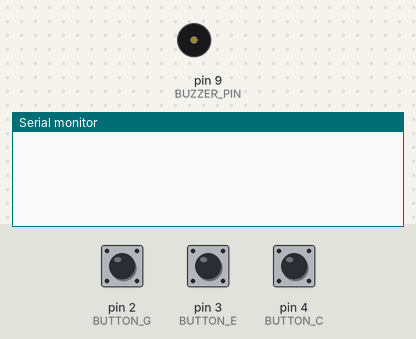
Bench run of a sketch on a simulated Arduino Uno, built with avr-gcc and run on an emulated ATmega328P. Parts: buzzer (waves = sounding, pin HIGH), the last lines printed to the serial monitor. The inputs (shaded band) are chosen by the test bench; at power-on: pin 2 (BUTTON_G) HIGH, pin 3 (BUTTON_E) HIGH, pin 4 (BUTTON_C) HIGH.

Above: at 1.2 s.
1.3 s: pin 2 (BUTTON_G) pulled LOW for 0.15 s
At 1.8 s:
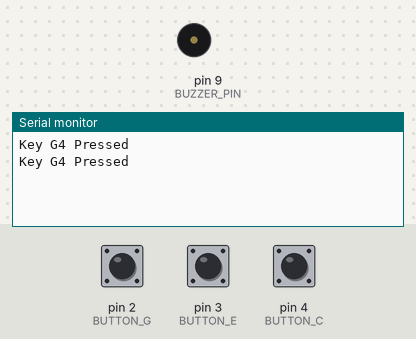
2.9 s: pin 3 (BUTTON_E) pulled LOW for 0.15 s
At 4.2 s:
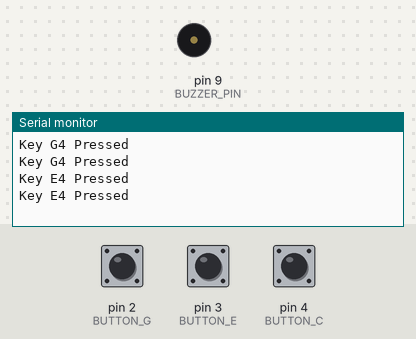
4.5 s: pin 4 (BUTTON_C) pulled LOW for 0.15 s
At 5.5 s:
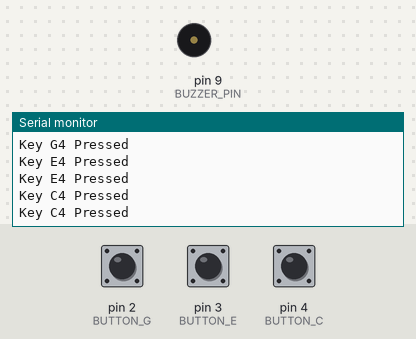

The sketch:

digital_piano.ino
```cpp
/*******************************************************************************
 * File Name:    digital_piano.ino
 * Course:       IoT & Embedded Systems Program (IIT Jammu Summer School 2026)
 * Author:       Apoorv Shivam
 * Description:  Q15 - Digital Piano Keyboard button checking setup.
 *******************************************************************************/

const int NOTE_C4 = 262;
const int NOTE_E4 = 330;
const int NOTE_G4 = 392;

const int BUZZER_PIN = 9;
const int BUTTON_C = 4;
const int BUTTON_E = 3;
const int BUTTON_G = 2;

void setup() {
  pinMode(BUZZER_PIN, OUTPUT);
  pinMode(BUTTON_C, INPUT_PULLUP);
  pinMode(BUTTON_E, INPUT_PULLUP);
  pinMode(BUTTON_G, INPUT_PULLUP);

  Serial.begin(9600);
}

void loop() {
  // Check if any button is pressed (LOW indicates a press due to INPUT_PULLUP)
  if (digitalRead(BUTTON_C) == LOW) {
    Serial.println("Key C4 Pressed");
    delay(100); // Simple debounce
  }
  else if (digitalRead(BUTTON_E) == LOW) {
    Serial.println("Key E4 Pressed");
    delay(100);
  }
  else if (digitalRead(BUTTON_G) == LOW) {
    Serial.println("Key G4 Pressed");
    delay(100);
  }
}
```

Measured:
- after the input at 1.3 s, the serial monitor: prints a new line at once (image 1)
- after the input at 2.9 s, the serial monitor: prints a new line at once (image 2)
- after the input at 4.5 s, the serial monitor: prints a new line at once (image 3)
